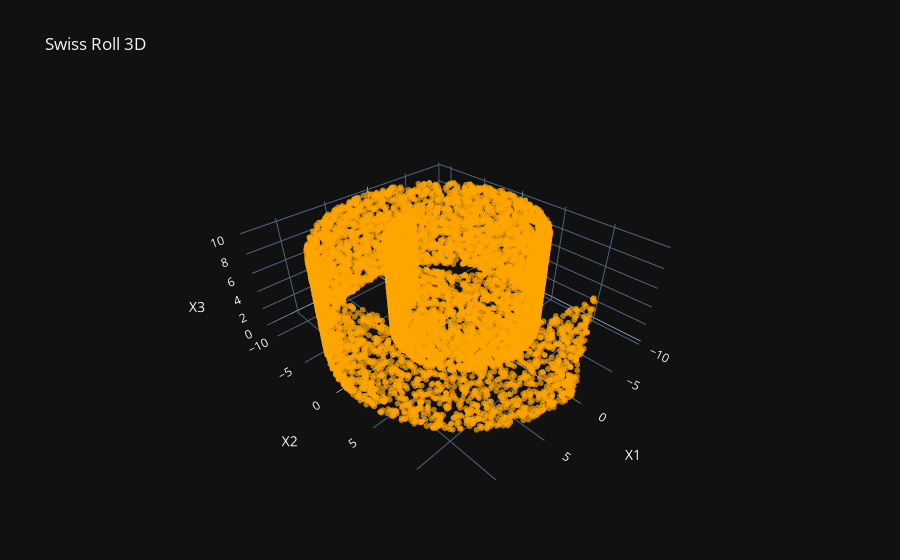

Notebook code for this chart:
### Code cell
fig = px.scatter_3d(data, x="X1", y="X2", z="X3", title="Swiss Roll 3D", opacity=0.7, color_discrete_sequence=["orange"])
fig.update_traces(marker=dict(size=2))
fig.show()

### Figure 1 — Plotly figure (JSON) as saved in the notebook; plotly's stock layout.template omitted (floating-point values rounded to 4 significant figures; data arrays with more than 128 entries replaced by an {"elided": "..."} marker saying what was removed)
{"data": [{"hovertemplate": "X1=%{x}<br>X2=%{y}<br>X3=%{z}<extra></extra>", "legendgroup": "", "marker": {"color": "orange", "opacity": 0.7, "symbol": "circle", "size": 2}, "mode": "markers", "name": "", "scene": "scene", "showlegend": false, "x": {"elided": "10000 float values"}, "y": {"elided": "10000 float values"}, "z": {"elided": "10000 float values"}, "type": "scatter3d"}], "layout": {"scene": {"domain": {"x": [0.0, 1.0], "y": [0.0, 1.0]}, "xaxis": {"title": {"text": "X1"}}, "yaxis": {"title": {"text": "X2"}}, "zaxis": {"title": {"text": "X3"}}}, "legend": {"tracegroupgap": 0}, "title": {"text": "Swiss Roll 3D"}}}
